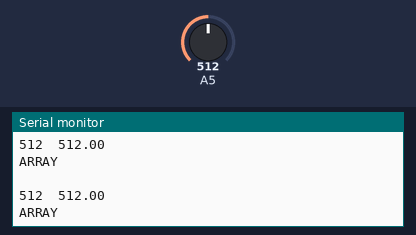
Bench run of a sketch on a simulated Arduino Uno, built with avr-gcc and run on an emulated ATmega328P. Parts: the last lines printed to the serial monitor. Inputs (shaded band) come from the test bench; at power-on: A5 = 512.

Above: at 1.2 s.
1.3 s: A5 set to 991
At 2.0 s:
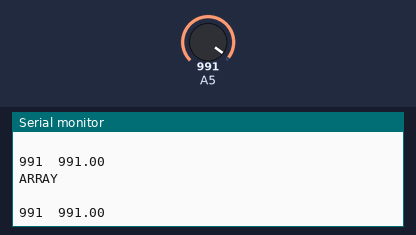
2.8 s: A5 set to 1018
At 3.4 s:
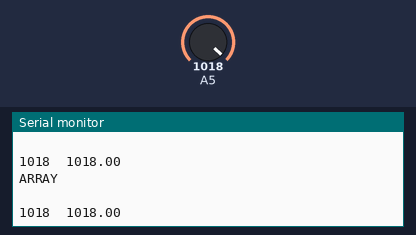
Timing chart, 0 to 5.8 s (numbered marks = the images above; inputs shaded):
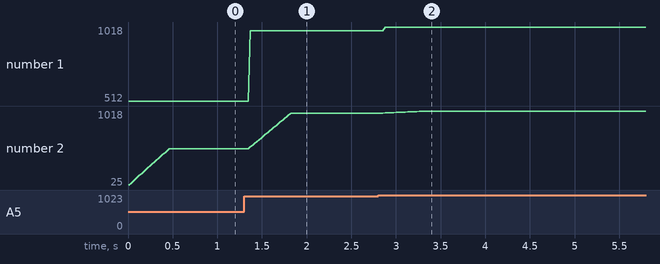

Measured:
- after the input at 1.3 s, the serial monitor: prints a new line after 0.07 s (image 1)
- after the input at 2.8 s, the serial monitor: prints a new line after 0.08 s (image 2)
- plotted number 1: 512 → 991 after the input at 1.3 s, 991 → 1018 after the input at 2.8 s
- plotted number 2: 512 → 991 after the input at 1.3 s, 991 → 1018 after the input at 2.8 s

The sketch:

closeOpenHand.ino
```cpp
#define MAX_SIZE 20
#define THRESHHOLD 1000
#define COUNTER_MAX 40

int input[MAX_SIZE] = {0};
int avgCounter = 0;
int muscleSig;
double signalAvg;
int toggle = 1;
int delayTime = 20; // ms
int next = 0;
int pin = 3;
int tracker = 1;
int val = 100;

void setup() {
  // put your setup code here, to run once:
    Serial.begin(9600);
}

/************* FUNCTIONS ***************/
double avg();
void handMove(int toggle);


void loop() {

  muscleSig = analogRead(A5);

  // set up a rolling vector

  for(int i = 0; i < MAX_SIZE - 1; i++) {
    next = i+1;
    input[i] = input[next];
  }

  Serial.println("ARRAY");
//
//  for (int i = 0; i < MAX_SIZE - 1; i++) {
//    Serial.println(input[i]);
//    delay(200);
//  }

  Serial.println(" ");

  input[MAX_SIZE-1] = muscleSig;

  signalAvg = avg();  // Average the vector at each point in time

  if(signalAvg > THRESHHOLD)
    avgCounter++;
  else
    avgCounter = 0;

  if (avgCounter == COUNTER_MAX) {
    Serial.println("long Flex");
    handMove(toggle);
    toggle = !toggle;
    tracker++;
  }
  else if (avgCounter > COUNTER_MAX+val){
    Serial.println("STOP FLEXING");
  }

  Serial.print(muscleSig);
   Serial.print("  ");
  Serial.println(signalAvg);
  delay(delayTime);
}

//average function

double avg() {
  int sum = 0;
  double average = 0;
  for(int i = 0; i < MAX_SIZE; i++) {
    sum = sum + input[i];
  }

  average = sum / MAX_SIZE;

  return average;
}

// function that enables the hand to open and close
void handMove(int toggle) {
  if (toggle)
    digitalWrite(pin,HIGH);
  else
    digitalWrite(pin,LOW);
}
```
